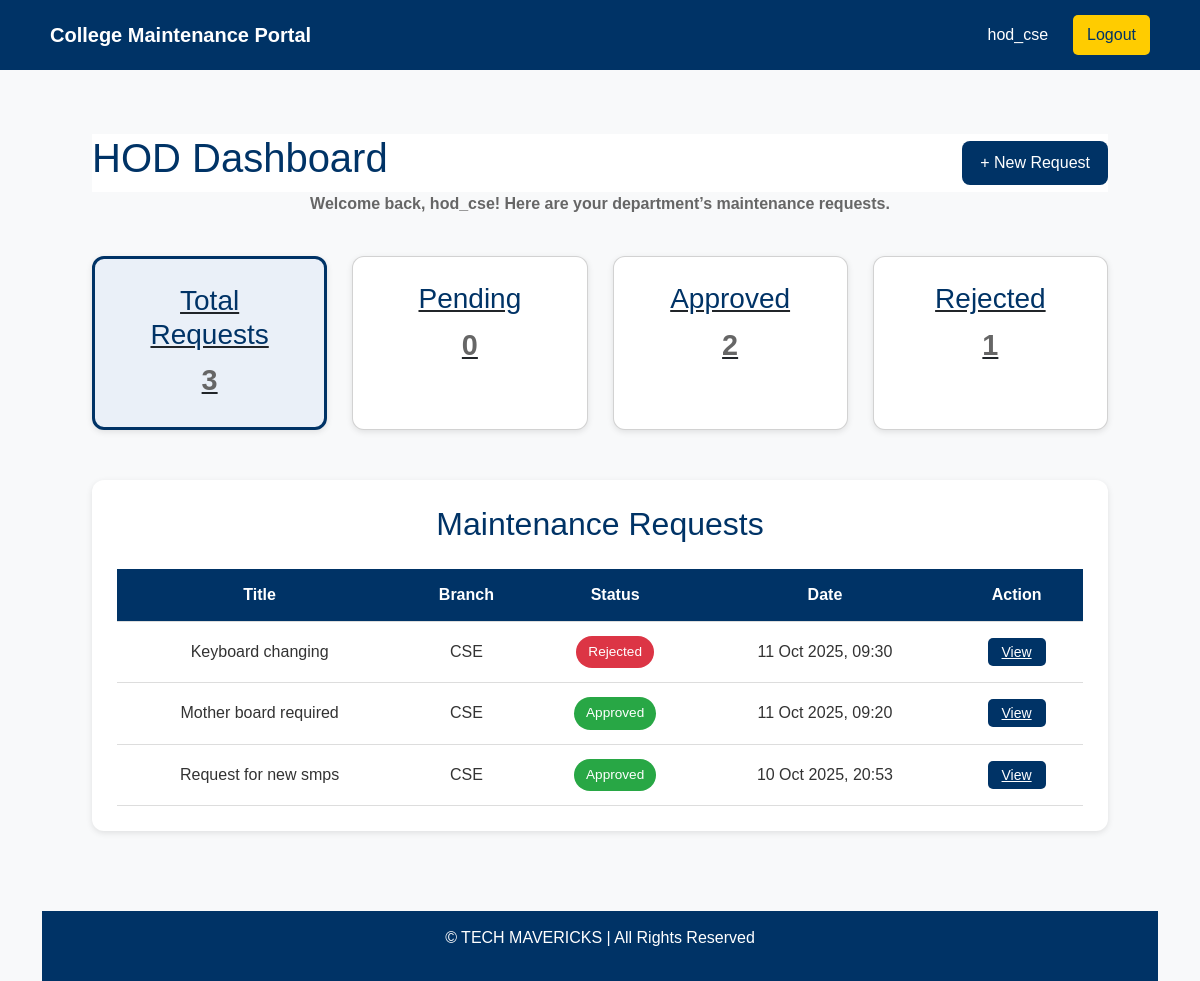
The page /hod/dashboard/ (signed in) on the database as committed earlier.
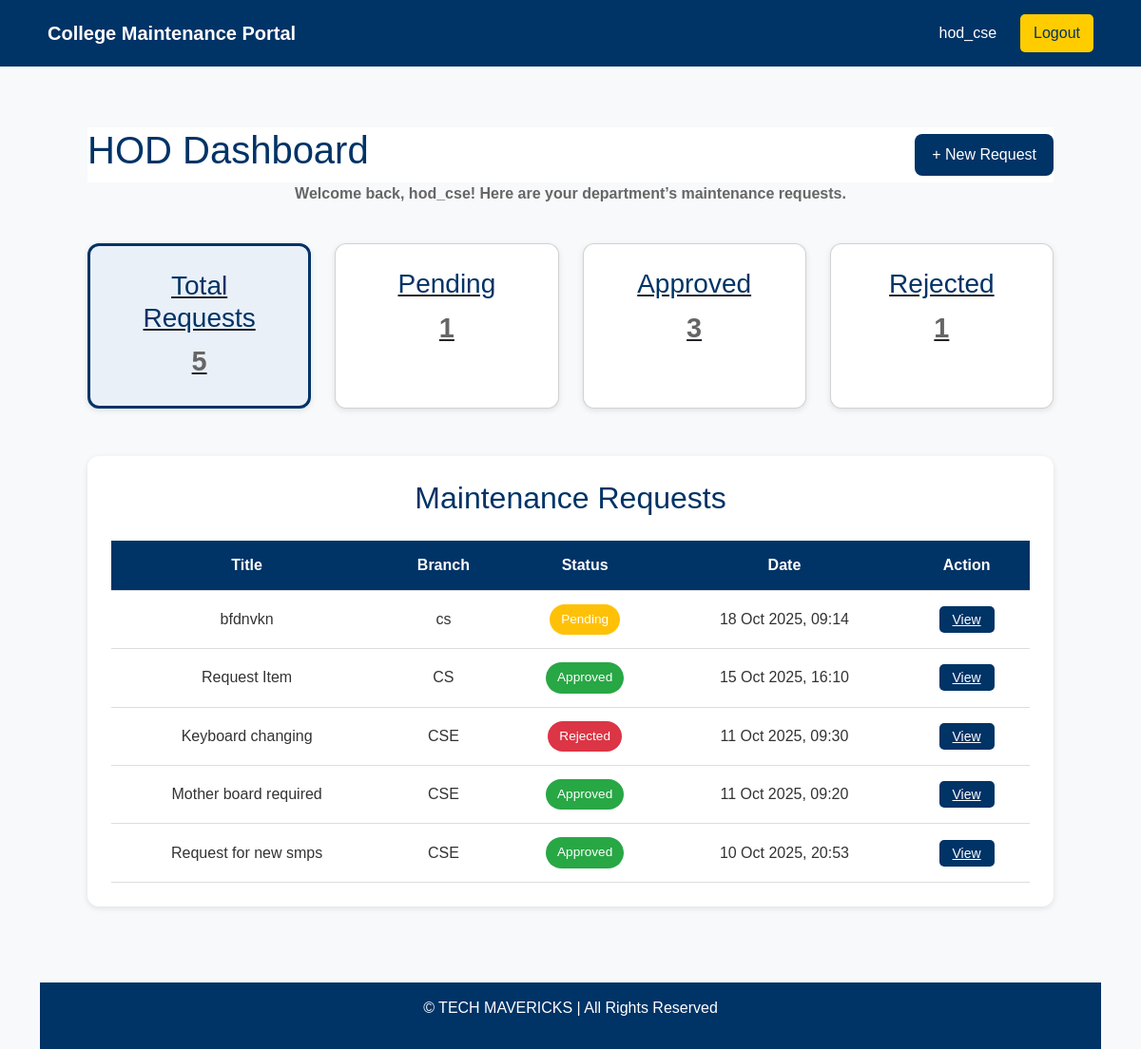
The same page on the database as committed later.
### maintenance_app/models.py (models this page shows, shortened)
class MaintenanceRequest(models.Model):
    STATUS_CHOICES = [('Pending','Pending'),('Approved','Approved'),('Rejected','Rejected'),('Completed','Completed'),]
    hod = models.ForeignKey(User, on_delete=models.CASCADE)
    branch = models.CharField(max_length=100)
    title = models.CharField(max_length=150)
    lab_name = models.CharField(max_length=100)
    description = models.TextField()
    date_submitted = models.DateTimeField(auto_now_add=True)
    status = models.CharField(max_length=20, choices=STATUS_CHOICES, default='Pending')
    admin_remark = models.TextField(blank=True, null=True)
    updated_at = models.DateTimeField(auto_now=True)
    selected_items = models.TextField(blank=True, null=True)
    total_amount = models.DecimalField(max_digits=12, decimal_places=2, default=0.00)

### maintenance_app/views.py (the view)
# urls.py: path('hod/dashboard/', views.hod_dashboard, name='hod_dashboard'),
@never_cache
@login_required
def hod_dashboard(request):
    requests = MaintenanceRequest.objects.filter(hod=request.user).order_by('-date_submitted')
    status_filter = request.GET.get("status")
    if status_filter:
        requests = requests.filter(status=status_filter)
    total = requests.count() if not status_filter else MaintenanceRequest.objects.filter(hod=request.user).count()
    pending = MaintenanceRequest.objects.filter(hod=request.user, status="Pending").count()
    approved = MaintenanceRequest.objects.filter(hod=request.user, status="Approved").count()
    rejected = MaintenanceRequest.objects.filter(hod=request.user, status="Rejected").count()
    context = {
        "requests": requests,
        "total": total,
        "pending": pending,
        "approved": approved,
        "rejected": rejected,
        "status_filter": status_filter,
    }
    return render(request, "hod_dashboard.html", context)

### maintenance_app/templates/hod_dashboard.html (shortened to what this page needs)
{% extends 'base.html' %}
{% load static %}
{% block content %}
<link rel="stylesheet" href="{% static 'css/admin.css' %}">
<section class="dashboard">
 <div class="dashboard-header">
    <h1>HOD Dashboard</h1>
    <a href="{% url 'new_request' %}" class="btn-new">+ New Request</a>
  </div>
  <b><p>Welcome back, {{ user.username }}! Here are your department’s maintenance requests.</p></b>
  <div class="cards">
    <a href="{% url 'hod_dashboard' %}" class="card {% if not status_filter %}active{% endif %}">
      <h3>Total Requests</h3>
      <p>{{ total }}</p>
    </a>
    <a href="?status=Pending" class="card {% if status_filter == 'Pending' %}active{% endif %}">
      <h3>Pending</h3>
      <p>{{ pending }}</p>
    </a>
    <a href="?status=Approved" class="card {% if status_filter == 'Approved' %}active{% endif %}">
      <h3>Approved</h3>
      <p>{{ approved }}</p>
    </a>
    <a href="?status=Rejected" class="card {% if status_filter == 'Rejected' %}active{% endif %}">
      <h3>Rejected</h3>
      <p>{{ rejected }}</p>
    </a>
  </div>
  <div class="table-section" id="table">
    <h2>Maintenance Requests</h2>
    {% if requests %}
    <div class="table-responsive">
      <table>
        <thead>
          <tr>
            <th>Title</th>
            <th>Branch</th>
            <th>Status</th>
            <th>Date</th>
            <th>Action</th>
          </tr>
        </thead>
        <tbody>
          {% for r in requests %}
          <tr>
            <td>{{ r.title }}</td>
            <td>{{ r.branch }}</td>
            <td><span class="status {{ r.status }}">{{ r.status }}</span></td>
            <td>{{ r.date_submitted|date:"d M Y, H:i" }}</td>
            <td><a href="{% url 'request_detail' r.pk %}" class="btn-action">View</a></td>
          </tr>
          {% endfor %}
        </tbody>
      </table>
    </div>
    {% else %}
    <p class="text-muted text-center">No maintenance requests yet.</p>
    {% endif %}
  </div>
</section>
<footer>
  <p>© TECH MAVERICKS | All Rights Reserved</p>
</footer>
{% endblock %}

Rows that differ between the two databases and show on the page:
added MaintenanceRequest: title "bfdnvkn", branch "cs", status "Pending", date_submitted "18 Oct 2025, 09:14"
added MaintenanceRequest: title "Request Item", branch "CS", status "Approved", date_submitted "15 Oct 2025, 16:10"
Other text that changed with them:
{{ total }}: "3" → "5"
{{ pending }}: "0" → "1"
{{ approved }}: "2" → "3"
